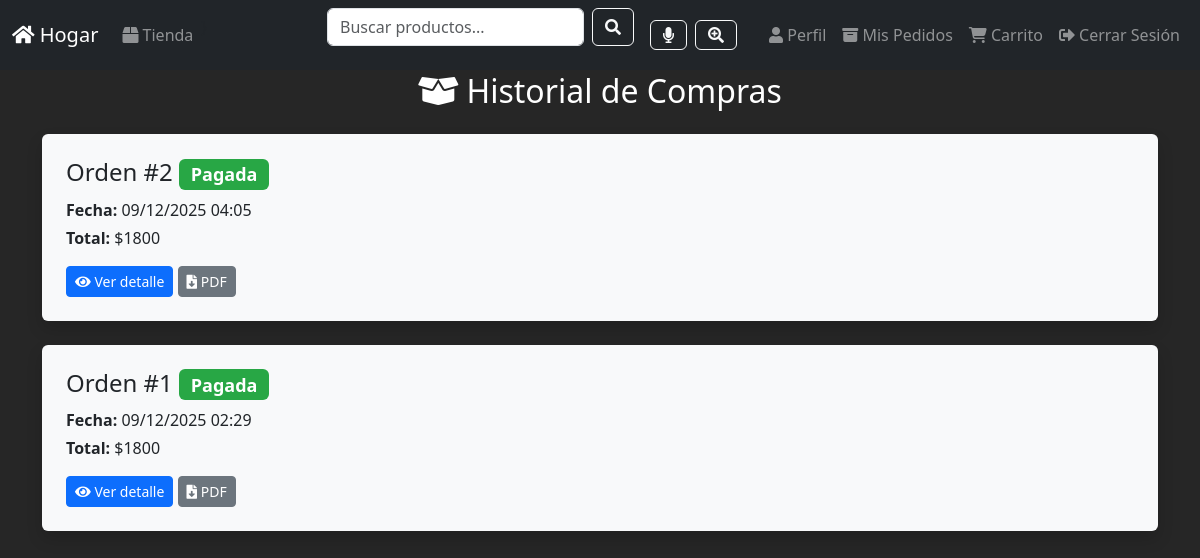
Page /mis-pedidos/ (signed in) on the committed database.
### core/models.py (models this page shows, shortened)
class Order(models.Model):
    user = models.ForeignKey(User, on_delete=models.CASCADE, null=True, blank=True)
    total = models.IntegerField()
    created_at = models.DateTimeField(auto_now_add=True)
    status = models.CharField(max_length=20, default="pending")  # pending / paid / canceled

### core/views.py (the view)
# urls.py: path("mis-pedidos/", views.mis_pedidos, name="mis_pedidos"),
def mis_pedidos(request):
    if not request.user.is_authenticated:
        return redirect("login")
    orders = Order.objects.filter(user=request.user, status="paid").order_by("-created_at")
    return render(request, "mis_pedidos.html", {
        "orders": orders
    })

### core/templates/mis_pedidos.html (shortened to what this page needs)
{% load static %}
{% include 'plantillas/dame_head.html' %}
{% include 'plantillas/navbar.html' %}
<body>
<div class="container mt-5 pt-4">
    <h2 class="text-center text-white mb-4">
        <i class="fas fa-box-open"></i> Historial de Compras
    </h2>
    {% if orders %}
        {% for order in orders %}
        <div class="bg-light p-4 rounded shadow mb-4">
            <h4>
                Orden #{{ order.id }}
                <span class="badge badge-success">Pagada</span>
            </h4>
            <p class="mb-1"><strong>Fecha:</strong> {{ order.created_at|date:"d/m/Y H:i" }}</p>
            <p><strong>Total:</strong> ${{ order.total }}</p>
            <a href="{% url 'detalle_orden' order.id %}" class="btn btn-primary btn-sm">
                <i class="fas fa-eye"></i> Ver detalle
            </a>
            <a href="{% url 'descargar_comprobante' order.id %}"
               class="btn btn-secondary btn-sm">
                <i class="fas fa-file-download"></i> PDF
            </a>
        </div>
        {% endfor %}
    {% else %}
        <div class="bg-light p-4 rounded shadow text-center">
            <h4>No tienes compras realizadas aún.</h4>
        </div>
    {% endif %}
</div>
</body>
</html>

### core/static/css/home.css (style rules this page uses)
body, html { margin: 0; padding: 0; width: 100%; height: 100%; font-family: Arial, Helvetica, sans-serif; overflow-x: hidden; color: black; }
* { box-sizing: border-box; }

### core/templates/mis_pedidos.html (style rules this page uses)
body { background: linear-gradient(rgba(0,0,0,0.85),rgba(0,0,0,0.85)), url("https://images.squarespace-cdn.com/content/v1/5fc81a6a2a8c727fea28e86a/1617632758936-0I729579XQL2AQSM30U1/AdobeStock_320378863.jpeg") center/cover fixed; }

### rows in the picture
Order: id "2", created_at "09/12/2025 04:05", total "1800"
Order: id "1", created_at "09/12/2025 02:29", total "1800"
